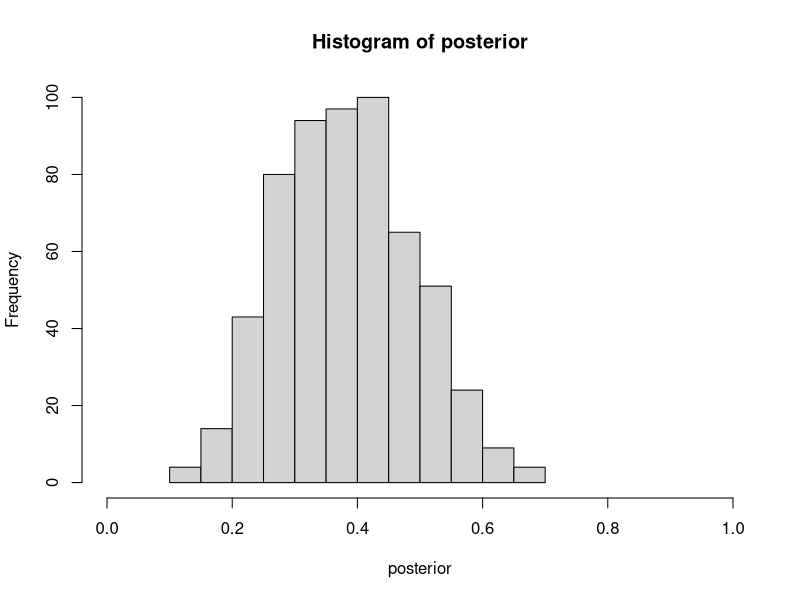

Reproduce this figure in R. (Note: this script raises an error after producing the figure.)
n_draws <- 10000


prior <- runif(n_draws, min = 0, max = 1)

grid <- seq(from=0, to=1, length.out=1e4 )

#hist(prior)

generative_model <- function(rate){
  sim_data <- rbinom(1,size=16, prob=rate)
  sim_data
  }

#likelihood <- dbinom(6, size=16, prob=p_grid)

sim_data <- rep(NA,n_draws)
for (i in 1:n_draws) {
  sim_data[i] <- generative_model(prior[i])
}

posterior <- prior[sim_data == 6]

length(posterior)
# hist(posterior)
# precis(posterior)
# 
# median(posterior)
# quantile(posterior, c(0.05,0.95))
hist(posterior, xlim = c(0,1) )

mean(posterior)
quantile(posterior, c(0.025, 0.975))

sum(posterior > 0.2) / length(posterior)

# This can be done with a for loop
singnups <- rep(NA, length(post_rate))
for(i in 1:length(post_rate)) {
  singnups[i] <- rbinom(n = 1, size = 100, prob = post_rate[i])
}

# But since rbinom is vectorized we can simply write it like this:
signups <- rbinom(n = length(post_rate), size = 100, prob = post_rate)

hist(signups, xlim = c(0, 100))
